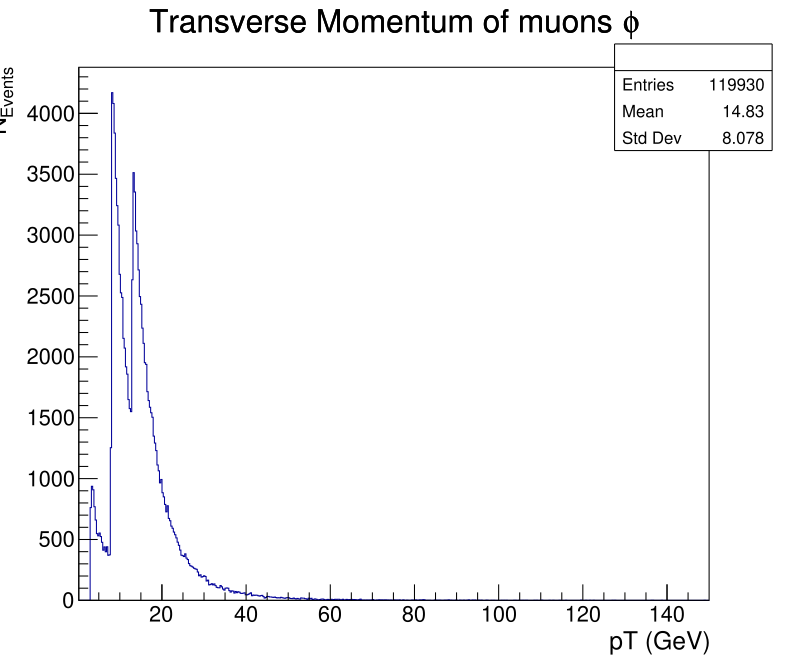

Here is the Python script that generated this plot:
import ROOT

# Enable multi-threading
ROOT.ROOT.EnableImplicitMT()

# Create dataframe from NanoAOD files
df = ROOT.RDataFrame("Events", "Run2012BC_DoubleMuParked_Muons.root")

# Select events with exactly two muons
df_2mu = df.Filter("nMuon == 2", "Events with exactly two muons")

# Select events with two muons of opposite charge
df_os = df_2mu.Filter("Muon_charge[0] != Muon_charge[1]", "Muons with opposite charge")

# Compute invariant mass of the dimuon system
# The following code just-in-time compiles the C++ function to compute
# the invariant mass, so that the function can be called in the Define node of
# the ROOT dataframe.
ROOT.gInterpreter.Declare(
"""
using namespace ROOT::VecOps;
float dimuon_mass(RVec<float>& pt, RVec<float>& eta, RVec<float>& phi, RVec<float>& mass) {
    ROOT::Math::PtEtaPhiMVector m1(pt[0], eta[0], phi[0], mass[0]);
    ROOT::Math::PtEtaPhiMVector m2(pt[1], eta[1], phi[1], mass[1]);
    return (m1 + m2).mass();
}
""")
df_mass = df_os.Define("dimuon_mass", "dimuon_mass(Muon_pt, Muon_eta, Muon_phi, Muon_mass)")
df_sep_mass=df_mass.Filter("dimuon_mass>1.002").Filter("dimuon_mass<1.035")
# Book histogram of dimuon mass spectrum
bins = 500 # Number of bins in the histogram
low = 0.25# Lower edge of the histogram
up = 150 # Upper edge of the histogram
df_muon_pT=df_sep_mass.Define("good_idx","Muon_charge==-1").Define("Y_Muon_pT","Muon_pt[good_idx]")
hist = df_muon_pT.Histo1D(ROOT.RDF.TH1DModel("", "Transverse Momentum of muons #phi", bins, low, up), "Y_Muon_pT")

# Request cut-flow report
report = df_mass.Report()
    
# Create canvas for plotting
ROOT.gStyle.SetTextFont(42)
c = ROOT.TCanvas("c", "", 800, 700)

# Draw histogram
hist.GetXaxis().SetTitle("pT (GeV)")
hist.GetXaxis().SetTitleSize(0.04)
hist.GetYaxis().SetTitle("N_{Events}")
hist.GetYaxis().SetTitleSize(0.04)
hist.Draw()


# Save plot
c.SaveAs("Phi_muon_pT.pdf")

input("Press enter to save plot")
